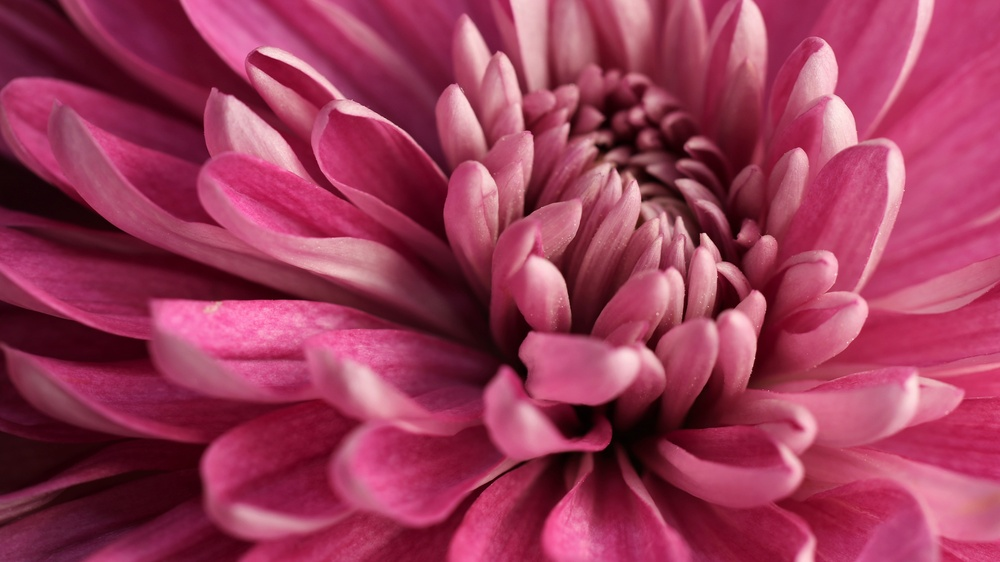
#> input picture sign-up/BatyaK_NumPy/flower.jpg, 1000 x 562 px, shrunk from 3840 x 2160 before the run, found by its file name
$ python main.py
#> lines starting #> are read from the running program, lines starting #| are printed output that depends on the picture
import cv2
import matplotlib.pyplot as plt

# load image
image = cv2.imread('data/flower.jpg')
#> image is the input picture: shape (562, 1000, 3); mean B, G, R 88.6, 57.6, 155.4

# Get RGB data from image
blue_color = cv2.calcHist([image], [0], None, [256], [0, 256])
#> blue_color = 256 values, max 4807 at index 114, min 0 at index 230, mean 2195.3
red_color = cv2.calcHist([image], [1], None, [256], [0, 256])
#> red_color = 256 values, max 8442 at index 2, min 0 at index 232, mean 2195.3
green_color = cv2.calcHist([image], [2], None, [256], [0, 256])
#> green_color = 256 values, max 5817 at index 194, min 0 at index 0, mean 2195.3

#create 4 histograms, one for each color and one more for all the colors combined
plt.subplot(2, 2, 1)
plt.title("histogram of Blue im the image")
plt.hist(blue_color, color="blue")

plt.subplot(2, 2, 2)
plt.title("histogram of Green im the image")
plt.hist(green_color, color="green")

plt.subplot(2, 2, 3)
plt.title("histogram of Red im the image")
plt.hist(red_color, color="red")

#create the combined histogram
plt.subplot(2, 2, 4)
plt.title("Histogram of all RGB Colors")
plt.hist(blue_color, color="blue")
plt.hist(green_color, color="green")
plt.hist(red_color, color="red")

plt.tight_layout()
plt.savefig('data/save/histPic.png')
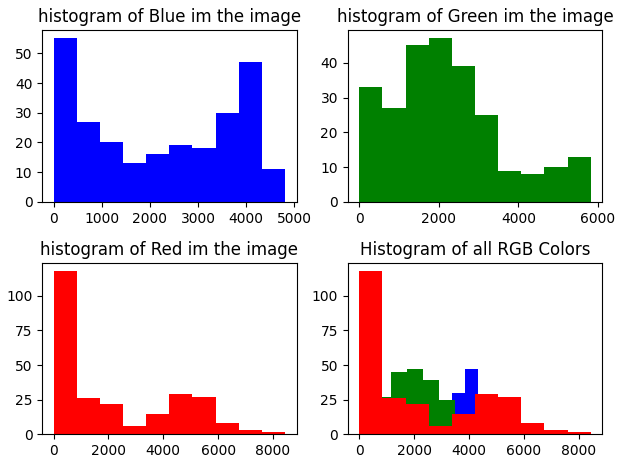
#> figure drawn by matplotlib, 4 panels; panel 1: tallest bar 55 high, from x = 0 to 480.7; panel 2: tallest bar 47 high, from x = 1745.1 to 2326.8; panel 3: tallest bar 118 high, from x = 0 to 844.2; panel 4: tallest bar 55 high, from x = 0 to 480.7
